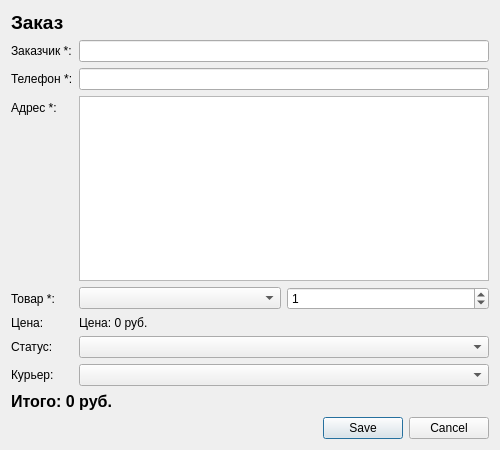
<?xml version="1.0" encoding="UTF-8"?>
<ui version="4.0">
 <class>OrderDialog</class>
 <widget class="QDialog" name="OrderDialog">
  <property name="geometry">
   <rect>
    <x>0</x>
    <y>0</y>
    <width>500</width>
    <height>450</height>
   </rect>
  </property>
  <property name="windowTitle">
   <string>Заказ</string>
  </property>
  <layout class="QVBoxLayout" name="verticalLayout">
   <item>
    <widget class="QLabel" name="headerLabel">
     <property name="font">
      <font>
       <pointsize>14</pointsize>
       <weight>75</weight>
       <bold>true</bold>
      </font>
     </property>
     <property name="text">
      <string>Заказ</string>
     </property>
    </widget>
   </item>
   <item>
    <layout class="QFormLayout" name="formLayout">
     <item row="0" column="0">
      <widget class="QLabel" name="label">
       <property name="text">
        <string>Заказчик *:</string>
       </property>
      </widget>
     </item>
     <item row="0" column="1">
      <widget class="QLineEdit" name="customerNameEdit"/>
     </item>
     <item row="1" column="0">
      <widget class="QLabel" name="label_2">
       <property name="text">
        <string>Телефон *:</string>
       </property>
      </widget>
     </item>
     <item row="1" column="1">
      <widget class="QLineEdit" name="customerPhoneEdit"/>
     </item>
     <item row="2" column="0">
      <widget class="QLabel" name="label_3">
       <property name="text">
        <string>Адрес *:</string>
       </property>
      </widget>
     </item>
     <item row="2" column="1">
      <widget class="QTextEdit" name="customerAddressEdit"/>
     </item>
     <item row="3" column="0">
      <widget class="QLabel" name="label_4">
       <property name="text">
        <string>Товар *:</string>
       </property>
      </widget>
     </item>
     <item row="3" column="1">
      <layout class="QHBoxLayout" name="horizontalLayout">
       <item>
        <widget class="QComboBox" name="productCombo"/>
       </item>
       <item>
        <widget class="QSpinBox" name="quantitySpin">
         <property name="maximum">
          <number>9999</number>
         </property>
         <property name="value">
          <number>1</number>
         </property>
        </widget>
       </item>
      </layout>
     </item>
     <item row="4" column="0">
      <widget class="QLabel" name="label_5">
       <property name="text">
        <string>Цена:</string>
       </property>
      </widget>
     </item>
     <item row="4" column="1">
      <widget class="QLabel" name="priceLabel">
       <property name="text">
        <string>Цена: 0 руб.</string>
       </property>
      </widget>
     </item>
     <item row="5" column="0">
      <widget class="QLabel" name="label_6">
       <property name="text">
        <string>Статус:</string>
       </property>
      </widget>
     </item>
     <item row="5" column="1">
      <widget class="QComboBox" name="statusCombo"/>
     </item>
     <item row="6" column="0">
      <widget class="QLabel" name="label_7">
       <property name="text">
        <string>Курьер:</string>
       </property>
      </widget>
     </item>
     <item row="6" column="1">
      <widget class="QComboBox" name="courierCombo"/>
     </item>
    </layout>
   </item>
   <item>
    <widget class="QLabel" name="totalLabel">
     <property name="font">
      <font>
       <pointsize>12</pointsize>
       <weight>75</weight>
       <bold>true</bold>
      </font>
     </property>
     <property name="text">
      <string>Итого: 0 руб.</string>
     </property>
    </widget>
   </item>
   <item>
    <widget class="QDialogButtonBox" name="buttonBox">
     <property name="orientation">
      <enum>Qt::Horizontal</enum>
     </property>
     <property name="standardButtons">
      <set>QDialogButtonBox::Cancel|QDialogButtonBox::Save</set>
     </property>
    </widget>
   </item>
  </layout>
 </widget>
 <resources/>
 <connections/>
</ui>
